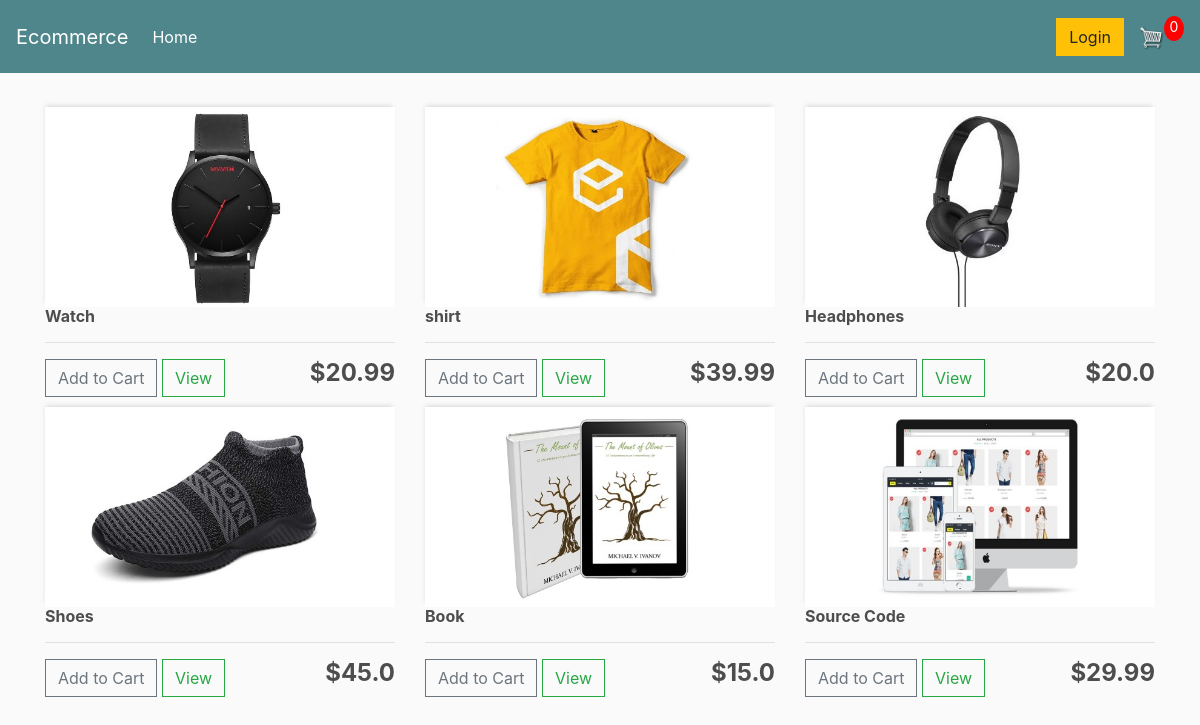
The page / on the database its author committed.
### store/models.py (models this page shows, shortened)
class Product(models.Model):
    name = models.CharField(max_length=200)
    price = models.FloatField()
    digital = models.BooleanField(default=False, null=True, blank=True)
    image = models.ImageField(null=True, blank=True)
    def imageURL(self):
        try:
            url = self.image.url
        except:
            url = ''
        return url

### store/views.py (the view)
# urls.py: path('', include('store.urls')),#mendaftarkan file urls pada store ke file urls django
def store(request):
    products = Product.objects.all()
    context = {
        'products':products
    }
    return render(request, 'store/store.html', context)

### store/templates/store/store.html
{% extends 'store/main.html' %}
{% load static %}
{% block content %}
<div class="row">
    {% for product in products%}
    <div class="col-lg-4">
        <img class="thumbnail" src="{{product.imageURL}}">
        <div class="box-elment product">
            <h6><strong>{{product.name}}</strong></h6>
            <hr>
            <button class="btn btn-outline-secondary add-btn">Add to Cart</button>
            <a class="btn btn-outline-success" href="a">View</a>
            <h4 style="display: inline block; float:right"><strong>${{product.price}}</strong></h4>
        </div>
    </div>
    {% endfor %}
</div>
{% endblock content %}

### store/templates/store/main.html (shortened to what this page needs)
<!DOCTYPE html>
{% load static %}
<html>
<head>
    <link rel="stylesheet" href="https://stackpath.bootstrapcdn.com/bootstrap/4.5.0/css/bootstrap.min.css">
    <link rel="stylesheet" type="text/css" href="{% static 'CSS/main.css' %}">
</head>
<body>
<nav class="navbar navbar-expand-lg navbar-dark bg-dark">
    <a class="navbar-brand" href="#">Ecommerce</a>
    <div class="collapse navbar-collapse" id="navbarSupportedContent">
        <ul class="navbar-nav mr-auto">
            <li class="nav-item active">
                <a class="nav-link" href="{% url 'store' %}">Home <span class="sr-only">(current)</span></a>
            </li>
        </ul>
        <div class="form-inline my-2 my-lg-o">
            <a href="#" class="btn btn-warning">Login</a>
            <a href="{% url 'cart' %}">
                <img id="cart-icon" src="{% static 'images/cart.png'%}">
            </a>
            <p id="cart-total">0</p>
        </div>
    </div>
</nav>
<div class="container">
    <br>
    {% block content %}
    {% endblock content %}
</div>
</body>
</html>

### static/CSS/main.css (style rules this page uses)
body { background-color: hsl(0, 0%, 98%); }
h1,h2,h3,h4,h5,h6 { color:hsl(0, 0%, 30%); }
.thumbnail { width: 100%; height: 200px; -webkit-box-shadow: -1px -3px 5px -2px rgba(214,214,214,1); -moz-box-shadow: -1px -3px 5px -2px rgba(214,214,214,1); box-shadow: -1px -3px 5px -2px rgba(214,214,214,1); }
.product { border-radius: 0 0 4px 4px; }
.bg-dark { background-color: #4f868c!important; }
#cart-icon { width:25px; display: inline-block; margin-left: 15px; }
#cart-total { display: block; text-align: center; color:#fff; background-color: red; width: 20px; height: 25px; border-radius: 50%; font-size: 14px; }
.col-lg-4, .col-lg-6, .col-lg-8, .col-lg-12 { margin-top: 10px; }
.btn { border-radius: 0; }

### rows shown on the page
Product: imageURL (picture), name "Watch", price "20.99"
Product: imageURL (picture), name "shirt", price "39.99"
Product: imageURL (picture), name "Headphones", price "20.0"
Product: imageURL (picture), name "Shoes", price "45.0"
Product: imageURL (picture), name "Book", price "15.0"
Product: imageURL (picture), name "Source Code", price "29.99"
